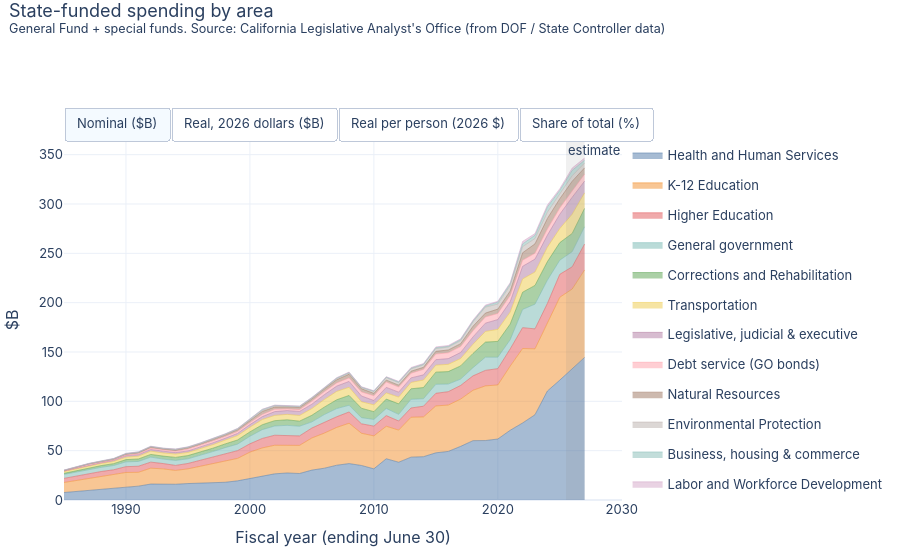

The code cell stored with this chart in its notebook:
### Markdown cell above
# State Spending: Where the Money Goes
Expenditures by Department of Finance agency, collapsed to a stable set of areas (agencies were reorganized several times since 1984-85). General obligation bond debt service is split out into its own area. 'State-funded' means General Fund plus special funds; the 'all funds' view adds bond and federal money.

### Code cell
import pandas as pd
import plotly.graph_objects as go
import plotly.io as pio
from ca_taxes.io import PROCESSED
from ca_taxes.deflate import add_views, base_fy, LAST_ACTUAL_FY
from ca_taxes.style import stacked_area_toggle, base_layout, PALETTE, SOURCE_NOTE
pio.renderers.default = "plotly_mimetype"
exp = pd.read_csv(PROCESSED / "state_expenditures.csv")
state = exp[exp.fund.isin(["General Fund", "Special Funds"])]
d = add_views(state.groupby(["fy", "area"], as_index=False).amount_k.sum())
stacked_area_toggle(d, "area", "State-funded spending by area", "General Fund + special funds. " + SOURCE_NOTE).show()
